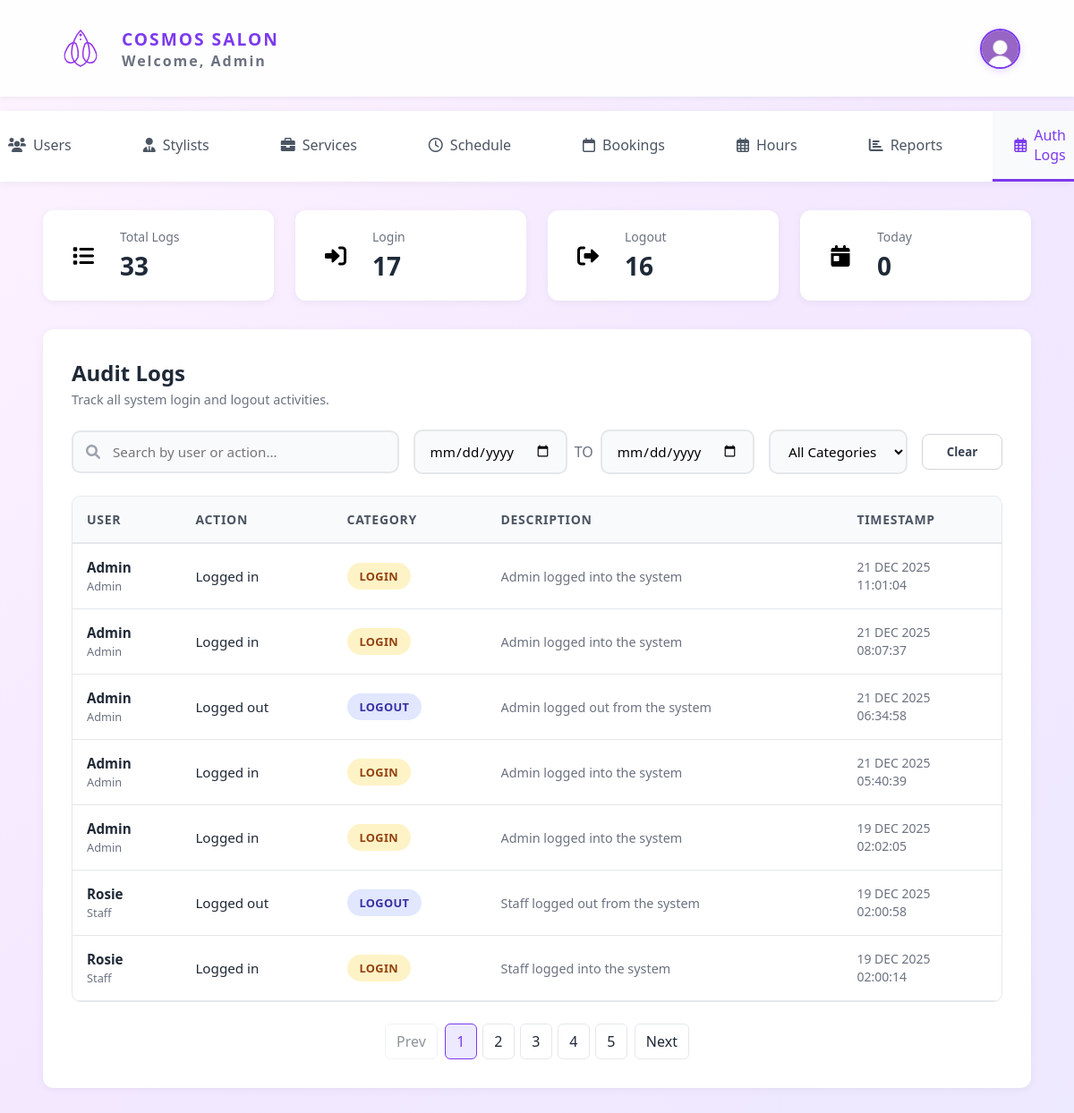
Screenshot of /salonsystem/users_management/auth_logs.php (signed in) with the database file from the repository.
### tables this page shows
CREATE TABLE `user` (
  `user_id` int(11) NOT NULL,
  `name` varchar(50) NOT NULL,
  `email` varchar(100) NOT NULL,
  `phone` varchar(20) NOT NULL,
  `password_hash` varchar(255) NOT NULL,
  `role` enum('Customer','Staff','Admin') NOT NULL DEFAULT 'Customer',
  `created_at` timestamp NOT NULL DEFAULT current_timestamp()
);

CREATE TABLE `auditlog` (
  `log_id` int(11) NOT NULL,
  `user_id` int(11) NOT NULL,
  `action` varchar(100) NOT NULL,
  `category` enum('login','logout') NOT NULL,
  `description` text DEFAULT NULL,
  `created_at` timestamp NOT NULL DEFAULT current_timestamp()
);

### salonsystem/users_management/auth_logs.php (the view, shortened to what this page needs)
<?php
require_once '../config.php';
$pageCSS = '../css/auth_logs.css';
$totalLogs = 0;
$loginLogs = 0;
$logoutLogs = 0;
$todayLogs = 0;
$logs = [];
$totalPages = 1;
$page = 1;
$searchTerm = isset($_GET['q']) ? trim($_GET['q']) : '';
$categoryFilter = isset($_GET['category']) ? strtolower(trim($_GET['category'])) : '';
$dateFrom = isset($_GET['date_from']) ? trim($_GET['date_from']) : '';
$dateTo = isset($_GET['date_to']) ? trim($_GET['date_to']) : '';
function buildPageLink($page, $searchTerm, $categoryFilter, $dateFrom, $dateTo) {
    $params = [];
    $params['page'] = $page;
    return '?' . http_build_query($params);
}
try {
    $checkTable = $pdo->query("SHOW TABLES LIKE 'auditlog'");
    if ($checkTable->rowCount() == 0) {
        $errorMessage = "Error: The 'auditlog' table does not exist. Please run the SQL script to create it.";
    } else {
        $stmt = $pdo->query("SELECT COUNT(*) as total FROM auditlog");
        $totalLogs = $stmt->fetch()->total;
        $stmt = $pdo->query("SELECT COUNT(*) as total FROM auditlog WHERE category = 'login'");
        $loginLogs = $stmt->fetch()->total;
        $stmt = $pdo->query("SELECT COUNT(*) as total FROM auditlog WHERE category = 'logout'");
        $logoutLogs = $stmt->fetch()->total;
        $stmt = $pdo->query("SELECT COUNT(*) as total FROM auditlog WHERE DATE(created_at) = CURDATE()");
        $todayLogs = $stmt->fetch()->total;
        $conditions = [];
        $whereSql = $conditions ? ('WHERE ' . implode(' AND ', $conditions)) : '';
        $countSql = "
            SELECT COUNT(*) as total
            FROM auditlog a
            JOIN user u ON a.user_id = u.user_id
            $whereSql
        ";
        $stmt = $pdo->prepare($countSql);
        $stmt->execute();
        $filteredTotal = (int)$stmt->fetch()->total;
        $perPage = 7;
        $page = isset($_GET['page']) ? max(1, (int)$_GET['page']) : 1;
        $totalPages = $filteredTotal > 0 ? (int)ceil($filteredTotal / $perPage) : 1;
        $offset = ($page - 1) * $perPage;
        $listSql = "
            SELECT
                a.log_id,
                a.action,
                a.category,
                a.description,
                a.created_at,
                u.user_id,
                u.name,
                u.email,
                u.role
            FROM auditlog a
            JOIN user u ON a.user_id = u.user_id
            $whereSql
            ORDER BY a.created_at DESC
            LIMIT :limit OFFSET :offset
        ";
        $stmt = $pdo->prepare($listSql);
        $stmt->bindValue(':limit', (int)$perPage, PDO::PARAM_INT);
        $stmt->bindValue(':offset', (int)$offset, PDO::PARAM_INT);
        $stmt->execute();
        $logs = $stmt->fetchAll(PDO::FETCH_OBJ);
    }
} catch (PDOException $e) {
    $errorMessage = "Database Error: " . $e->getMessage();
    error_log("Audit logs error: " . $e->getMessage());
}
include '../head.php';
include '../nav.php';
?>
<div class="main-content">
    <div class="stats-grid">
        <div class="stat-card">
            <div class="stat-icon total">
                <i class="fas fa-list"></i>
            </div>
            <div class="stat-info">
                <h3>Total Logs</h3>
                <p class="stat-number"><?php echo $totalLogs; ?></p>
            </div>
        </div>
        <div class="stat-card">
            <div class="stat-icon login">
                <i class="fas fa-sign-in-alt"></i>
            </div>
            <div class="stat-info">
                <h3>Login</h3>
                <p class="stat-number"><?php echo $loginLogs; ?></p>
            </div>
        </div>
        <div class="stat-card">
            <div class="stat-icon logout">
                <i class="fas fa-sign-out-alt"></i>
            </div>
            <div class="stat-info">
                <h3>Logout</h3>
                <p class="stat-number"><?php echo $logoutLogs; ?></p>
            </div>
        </div>
        <div class="stat-card">
            <div class="stat-icon today">
                <i class="fas fa-calendar-day"></i>
            </div>
            <div class="stat-info">
                <h3>Today</h3>
                <p class="stat-number"><?php echo $todayLogs; ?></p>
            </div>
        </div>
    </div>
    <div class="content-card">
        <div class="section-header">
            <div>
                <h2 class="section-title">Audit Logs</h2>
                <p class="section-subtitle">Track all system login and logout activities.</p>
            </div>
        </div>
        <form id="filterForm" method="get" class="controls-bar">
            <div class="search-box">
                <i class="fas fa-search"></i>
                <input type="text" id="searchInput" name="q" value="<?php echo htmlspecialchars($searchTerm); ?>" placeholder="Search by user or action...">
            </div>
            <div class="date-range">
                <input type="date" id="dateFrom" name="date_from" class="date-input" value="<?php echo htmlspecialchars($dateFrom); ?>">
                <span style="color:#6b7280;font-weight:500;">TO</span>
                <input type="date" id="dateTo" name="date_to" class="date-input" value="<?php echo htmlspecialchars($dateTo); ?>">
            </div>
            <select id="categoryFilter" name="category" class="category-filter">
                <option value="" <?php echo $categoryFilter === '' ? 'selected' : ''; ?>>All Categories</option>
            </select>
            <button type="button" id="clearFilters" class="clearbtn">
                Clear
            </button>
        </form>
        <div class="table-container">
            <table class="logs-table">
                <thead>
                    <tr>
                        <th>User</th>
                        <th>Action</th>
                        <th>Category</th>
                        <th>Description</th>
                        <th>Timestamp</th>
                    </tr>
                </thead>
                <tbody id="logsTable">
                    <?php if (empty($logs)): ?>
                        <tr>
                            <td colspan="5" style="text-align: center; padding: 2rem; color: #6b7280;">
                                No logs found
                            </td>
                        </tr>
                    <?php else: ?>
                        <?php foreach ($logs as $log): ?>
                            <tr>
                                <td>
                                    <div class="user-info">
                                        <div>
                                            <span class="user-name"><?php echo htmlspecialchars($log->name); ?></span>
                                            <span class="user-role"><?php echo htmlspecialchars($log->role); ?></span>
                                        </div>
                                    </div>
                                </td>
                                <td><span class="action-text"><?php echo htmlspecialchars($log->action); ?></span></td>
                                <td><span class="category-badge <?php echo strtolower($log->category); ?>"><?php echo htmlspecialchars(ucfirst($log->category)); ?></span></td>
                                <td>
                                    <div class="description-text">
                                        <?php
                                            $description = $log->description;
                                            if (stripos($description, 'user ') === 0) {
                                                $description = $log->role . substr($description, 4);
                                            }
                                            echo htmlspecialchars($description);
                                        ?>
                                    </div>
                                </td>
                                <?php $date = new DateTime($log->created_at); ?>
                                <td>
                                    <div class="timestamp" data-iso="<?php echo htmlspecialchars($date->format('c'), ENT_QUOTES); ?>">
                                        <?php
                                        echo strtoupper($date->format('d M Y')) . '<br>' . $date->format('H:i:s');
                                        ?>
                                    </div>
                                </td>
                            </tr>
                        <?php endforeach; ?>
                    <?php endif; ?>
                </tbody>
            </table>
        </div>
        <?php if (isset($totalPages) && $totalPages > 1): ?>
        <div class="pagination" style="display:flex; gap:8px; align-items:center; margin-top:16px;">
            <a class="page-btn <?php echo $page <= 1 ? 'disabled' : ''; ?>"
               href="<?php echo $page > 1 ? buildPageLink($page - 1, $searchTerm, $categoryFilter, $dateFrom, $dateTo) : '#'; ?>"
               style="padding:8px 12px; border:1px solid #e5e7eb; border-radius:6px; text-decoration:none; color:#1f2937; <?php echo $page <= 1 ? 'pointer-events:none; opacity:0.5;' : ''; ?>">
               Prev
            </a>
            <div class="page-numbers" style="display:flex; gap:6px; flex-wrap:wrap;">
                <?php for ($p = 1; $p <= $totalPages; $p++): ?>
                    <a class="page-number <?php echo $p === $page ? 'active' : ''; ?>"
                       href="<?php echo buildPageLink($p, $searchTerm, $categoryFilter, $dateFrom, $dateTo); ?>"
                       style="min-width:36px; text-align:center; padding:8px; border:1px solid <?php echo $p === $page ? '#7c3aed' : '#e5e7eb'; ?>; border-radius:6px; text-decoration:none; color:<?php echo $p === $page ? '#7c3aed' : '#1f2937'; ?>; background:<?php echo $p === $page ? '#ede9fe' : 'white'; ?>;">
                       <?php echo $p; ?>
                    </a>
                <?php endfor; ?>
            </div>
            <a class="page-btn <?php echo $page >= $totalPages ? 'disabled' : ''; ?>"
               href="<?php echo $page < $totalPages ? buildPageLink($page + 1, $searchTerm, $categoryFilter, $dateFrom, $dateTo) : '#'; ?>"
               style="padding:8px 12px; border:1px solid #e5e7eb; border-radius:6px; text-decoration:none; color:#1f2937; <?php echo $page >= $totalPages ? 'pointer-events:none; opacity:0.5;' : ''; ?>">
               Next
            </a>
        </div>
        <?php endif; ?>
    </div>
</div>
</body>
</html>

### salonsystem/head.php (shortened to what this page needs)
<?php
require_once __DIR__ . '/config.php';
$currentUser = null;
if (isset($_SESSION['logged_in']) && $_SESSION['logged_in'] === true && isset($_SESSION['user_id'])) {
    try {
        $stmt = $pdo->prepare("SELECT user_id, name, email, phone, role FROM user WHERE user_id = ?");
        $stmt->execute([$_SESSION['user_id']]);
        $currentUser = $stmt->fetch(PDO::FETCH_ASSOC);
    } catch (PDOException $e) {
        error_log("Error fetching user data: " . $e->getMessage());
    }
}
?>
<!DOCTYPE html>
<html lang="en">
<head>
    <link rel="stylesheet" href="https://cdnjs.cloudflare.com/ajax/libs/font-awesome/6.0.0/css/all.min.css">
    <link rel="stylesheet" href="/salonsystem/css/common.css">
    <?php if(isset($pageCSS)): ?>
        <link rel="stylesheet" href="<?php echo $pageCSS; ?>">
    <?php endif; ?>
</head>
<body>
<?php
if (isset($useIndexNav) && $useIndexNav === true):
?>
    <nav class="nav">
        <div class="logo-section">
            <a href="/salonsystem/index.php" style="text-decoration: none; display: flex; align-items: center; gap: 0.5rem;">
                <div class="logo">
                    <svg width="60" height="60" viewBox="0 0 60 60" fill="none" xmlns="http://www.w3.org/2000/svg">
                        <path d="M30 10C25 15 20 25 20 35C20 42 24 48 30 50C36 48 40 42 40 35C40 25 35 15 30 10Z" stroke="#9333ea" stroke-width="1.5" fill="none"/>
                        <path d="M15 30C12 35 10 40 15 45C20 48 25 45 27 40C28 35 27 30 25 25C22 22 17 25 15 30Z" stroke="#9333ea" stroke-width="1.5" fill="none"/>
                        <path d="M45 30C48 35 50 40 45 45C40 48 35 45 33 40C32 35 33 30 35 25C38 22 43 25 45 30Z" stroke="#9333ea" stroke-width="1.5" fill="none"/>
                        <circle cx="30" cy="15" r="1.5" fill="#9333ea"/>
                        <circle cx="30" cy="20" r="1" fill="#9333ea"/>
                    </svg>
                </div>
                <span class="brand-name">COSMOS SALON</span>
            </a>
        </div>
        <ul class="nav-links">
            <li><a href="#" class="active">HOME</a></li>
            <li><a href="#about">ABOUT</a></li>
            <li><a href="#treatments">SERVICES</a></li>
            <li><a href="#pricing">PRICING</a></li>
            <li><a href="#availability">AVAILABILITY</a></li>
            <li><a href="#contact">CONTACT</a></li>
            <?php if($currentUser): ?>
                <?php
                $roleButtonText = 'MY BOOKINGS';
                $roleButtonLink = 'appointment/my_bookings.php';
                if ($currentUser['role'] === 'Admin') {
                    $roleButtonText = 'ADMIN';
                    $roleButtonLink = 'users_management/users.php';
                } elseif ($currentUser['role'] === 'Staff') {
                    $roleButtonText = 'SCHEDULE';
                    $roleButtonLink = 'schedule_service/schedule.php';
                }
                ?>
                <li><a href="<?php echo $roleButtonLink; ?>" class="btn-outline-nav"><?php echo $roleButtonText; ?></a></li>
                <li>
                    <div class="user-profile-nav" onclick="toggleProfileMenuNav()">
                        <div class="avatar">
                            <img src="/salonsystem/images/default-pic.jpg" alt="<?php echo htmlspecialchars($currentUser['name']); ?>" class="avatar-img">
                        </div>
                        <div class="profile-dropdown" id="profileDropdownNav">
                            <div class="dropdown-header">
                                <div class="dropdown-user-info">
                                    <strong><?php echo htmlspecialchars($currentUser['name']); ?></strong>
                                    <span><?php echo htmlspecialchars($currentUser['email']); ?></span>
                                </div>
                            </div>
                            <div class="dropdown-item" onclick="viewProfile()">
                                <i class="fas fa-user-circle"></i>
                                <span>My Profile</span>
                            </div>
                            <div class="dropdown-item" onclick="logout()">
                                <i class="fas fa-sign-out-alt"></i>
                                <span>Logout</span>
                            </div>
                        </div>
                    </div>
                </li>
            <?php else: ?>
                <li><a href="users_management/login.php" class="btn-filled">LOGIN</a></li>
            <?php endif; ?>
        </ul>
    </nav>
<?php elseif (!isset($hideCommonHeader) || $hideCommonHeader === false):
?>
    <div class="header">
        <div class="header-left">
            <a href="/salonsystem/index.php" style="text-decoration: none; display: flex; align-items: center; gap: 0.5rem;">
            </a>
            <div class="header-title">
                <span>COSMOS SALON</span>
                <?php if($currentUser): ?>
                    <p>Welcome, <?php echo htmlspecialchars($currentUser['name']); ?></p>
                <?php endif; ?>
            </div>
        </div>
        <?php if($currentUser): ?>
            <div class="user-profile" onclick="toggleProfileMenu()">
                <div class="avatar">
                    <img src="/salonsystem/images/default-pic.jpg" alt="<?php echo htmlspecialchars($currentUser['name']); ?>" class="avatar-img">
                </div>
            </div>
        <?php endif; ?>
    </div>
<?php endif; ?>

### rows the page displays
user: name "Admin"
auditlog: user.name "Admin", user.role "Admin", action "Logged in", category "LOGIN", description "Admin logged into the system", created_at "21 DEC 2025", created_at "11:01:04"
auditlog: user.name "Admin", user.role "Admin", action "Logged in", category "LOGIN", description "Admin logged into the system", created_at "21 DEC 2025", created_at "08:07:37"
auditlog: user.name "Admin", user.role "Admin", action "Logged out", category "LOGOUT", description "Admin logged out from the system", created_at "21 DEC 2025", created_at "06:34:58"
auditlog: user.name "Admin", user.role "Admin", action "Logged in", category "LOGIN", description "Admin logged into the system", created_at "21 DEC 2025", created_at "05:40:39"
auditlog: user.name "Admin", user.role "Admin", action "Logged in", category "LOGIN", description "Admin logged into the system", created_at "19 DEC 2025", created_at "02:02:05"
auditlog: user.name "Rosie", user.role "Staff", action "Logged out", category "LOGOUT", description "Staff logged out from the system", created_at "19 DEC 2025", created_at "02:00:58"
auditlog: user.name "Rosie", user.role "Staff", action "Logged in", category "LOGIN", description "Staff logged into the system", created_at "19 DEC 2025", created_at "02:00:14"

### other values shown
$totalLogs "33"
$loginLogs "17"
$logoutLogs "16"
$todayLogs "0"
